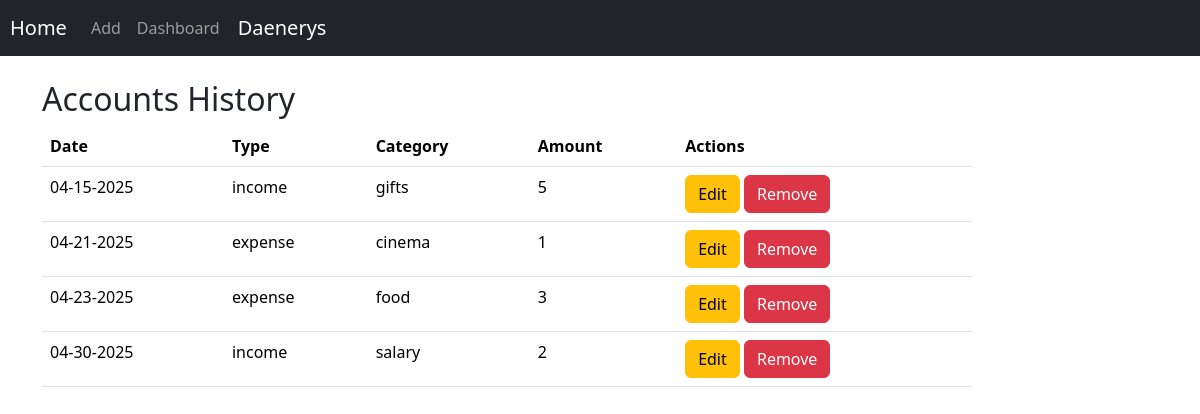
/home (signed in), run on the app's committed database.
### data/users.py (models this page shows, shortened)
class User(SqlAlchemyBase, UserMixin):
    __tablename__ = 'users'
    id = sa.Column(sa.Integer, primary_key=True, autoincrement=True)
    surname = sa.Column(sa.String, nullable=True)
    name = sa.Column(sa.String, nullable=True)
    age = sa.Column(sa.Integer, nullable=True)
    email = sa.Column(sa.String, index=True, unique=True, nullable=True)
    hashed_password = sa.Column(sa.String, nullable=True)
    modified_date = sa.Column(sa.DateTime, default=datetime.datetime.now)
    pfp = sa.Column(sa.String, nullable=True)

### data/accounts.py (models this page shows, shortened)
class Accounts(SqlAlchemyBase):
    __tablename__ = 'accounts'
    id = sa.Column(sa.Integer, primary_key=True, autoincrement=True)
    user = sa.Column(sa.Integer, sa.ForeignKey("users.id"))
    type = sa.Column(sa.String, default='income')
    category = sa.Column(sa.String, default='salary')
    date = sa.Column(sa.Date)
    amount = sa.Column(sa.Numeric, default=0)

### main.py (the view)
@app.route('/home')
@login_required
def index():
    db_sess = db_session.create_session()
    accounts = db_sess.query(Accounts).filter(Accounts.user == current_user.id).order_by(Accounts.date.asc()).all()
    ai_cache.clear()
    return render_template('index.html', title='Finance Tracker', accounts=accounts)

### data/__db_session.py (called while the page is built)
def create_session() -> Session:
    return __factory()

### main.py (called while the page is built)
@login_manager.user_loader
def load_user(user_id: id) -> User | None:
    return db_session.create_session().get(User, user_id)

### templates/index.html (shortened to what this page needs)
{% extends "base.html" %}
{% block content %}
     <div class="col-sm-10 ml-auto mr-auto ">
        <H2>Accounts History</H2>
        <table class="table">
            <thead class="thead-dark">
                <tr>
                    <th scope="col">Date</th>
                    <th scope="col">Type</th>
                    <th scope="col">Category</th>
                    <th scope="col">Amount</th>
                    <th scope="col">Actions</th>
                </tr>
            </thead>
            <tbody>
                {% for entry in accounts %}
                        <tr>
                            <td>{{entry.date.strftime("%m-%d-%Y")}}</td>
                            <td>{{entry.type}}</td>
                            <td>{{ entry.category }}</td>
                            <td>{{ (entry.amount|round(2)|string).rstrip('.0') }}</td>
                            <td>
                                <div>
                                    <a href="/accounts/{{ entry.id }}" class="btn btn-warning">
                                        Edit
                                    </a>
                                    <a onclick="showDeleteModal({{ entry.id }})" class="btn btn-danger">
                                        Remove
                                    </a>
                                </div>
                            </td>
                        </tr>
                {% endfor %}
        </tbody>
        </table>
    </div>
{% endblock %}

### templates/base.html (shortened to what this page needs)
<!doctype html>
<html lang="en">
<head>
    <link href="https://cdn.jsdelivr.net/npm/bootstrap@5.3.5/dist/css/bootstrap.min.css" rel="stylesheet">
    <link rel="stylesheet"
          href="/static/css/style.css">
</head>
<body>
<header>
    <div class="container-fluid">
        <div class="row">
            <div class="col-md-12 p-0">
                <header class="mb-4">
                    <nav class="navbar navbar-expand-lg navbar-dark bg-dark">
                        <a class="navbar-brand" href="{{ url_for('index') }}">Home</a>
                        <div class="collapse navbar-collapse" id="navbarNavAltMarkup">
                            <div class="navbar-nav ml-auto mr-3">
                                <a class="nav-item nav-link" href="{{ url_for('add_account') }}">Add</a>
                                <a class="nav-item nav-link" href="{{ url_for('dashboard') }}">Dashboard</a>
                                {% if current_user.is_authenticated %}
                                    <a class="navbar-brand" href="{{ url_for('profile') }}">{{ current_user.name }}</a>
                                {% else %}
                                    <p>
                                        <a class="btn btn-primary" id="sign-up" href="/register">Sign up</a>
                                        <a class="btn btn-success" id="login" href="/login">Log in</a>
                                    </p>
                                {% endif %}
                            </div>
                        </div>
                    </nav>
                </header>
            </div>
</header>
<main role="main" class="container">
    {% block content %}{% endblock %}
</main>
</body>
</html>

### static/css/style.css (style rules this page uses)
.navbar-brand { margin-left: 10px; }

### data on the page
User: name "Daenerys"
Accounts: date "04-15-2025", type "income", category "gifts", amount "5"
Accounts: date "04-21-2025", type "expense", category "cinema", amount "1"
Accounts: date "04-23-2025", type "expense", category "food", amount "3"
Accounts: date "04-30-2025", type "income", category "salary", amount "2"
